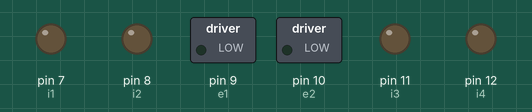
Simulated run of this sketch. Board: Arduino Uno, built with avr-gcc and run on an emulated ATmega328P. Parts: switched loads named in the sketch (green lamp = pin HIGH), output pins drawn as LEDs (lit = HIGH).

Above: at 0.1 s.
At 1.1 s:
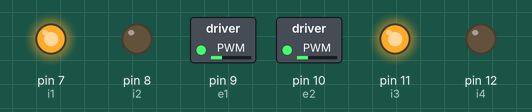
Timing chart, 0 to 2.6 s (numbered marks = the images above):
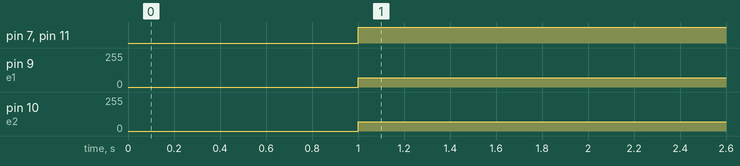

The sketch:

motor_test.ino
```cpp
void setup() {
  // put your setup code here, to run once:
  #define e1  9
  #define i1  7
  #define i2  8
  #define i3  11
  #define i4  12
  #define e2  10

  // IR SENSORS
  #define ir5  6       //rightmost sensors
  #define ir4  5      // right sensor
  #define ir3  4     // middle sensors
  #define ir2  3      // left sensor
  #define ir1  2      //leftmost sensors

  pinMode(e1, OUTPUT);           //pwm pin 1
  pinMode(e2, OUTPUT);           //pwm pin 2
  pinMode(i1, OUTPUT);           //ledt motor pin 1
  pinMode(i2, OUTPUT);           //left motor pin 2
  pinMode(i3, OUTPUT);           //right motor pin 1
  pinMode(i4, OUTPUT);           //rightmotor pin 2

  delay(1000);

}

void loop() {
  // put your main code here, to run repeatedly:
  forward();

}
void forward() {
  analogWrite(e1, 70); //Left Motor Speed
  analogWrite(e2,68);
  digitalWrite(i1, HIGH);
  digitalWrite(i2, LOW);
  digitalWrite(i3, HIGH);
  digitalWrite(i4, LOW);
}
```

Measured:
- by itself, pin 7 (i1), pin 11 (i3): LOW → HIGH at 1.0 s
- by itself, pin 9 (e1): 0/255 → 70/255 at 1.0 s
- by itself, pin 10 (e2): 0/255 → 68/255 at 1.0 s
